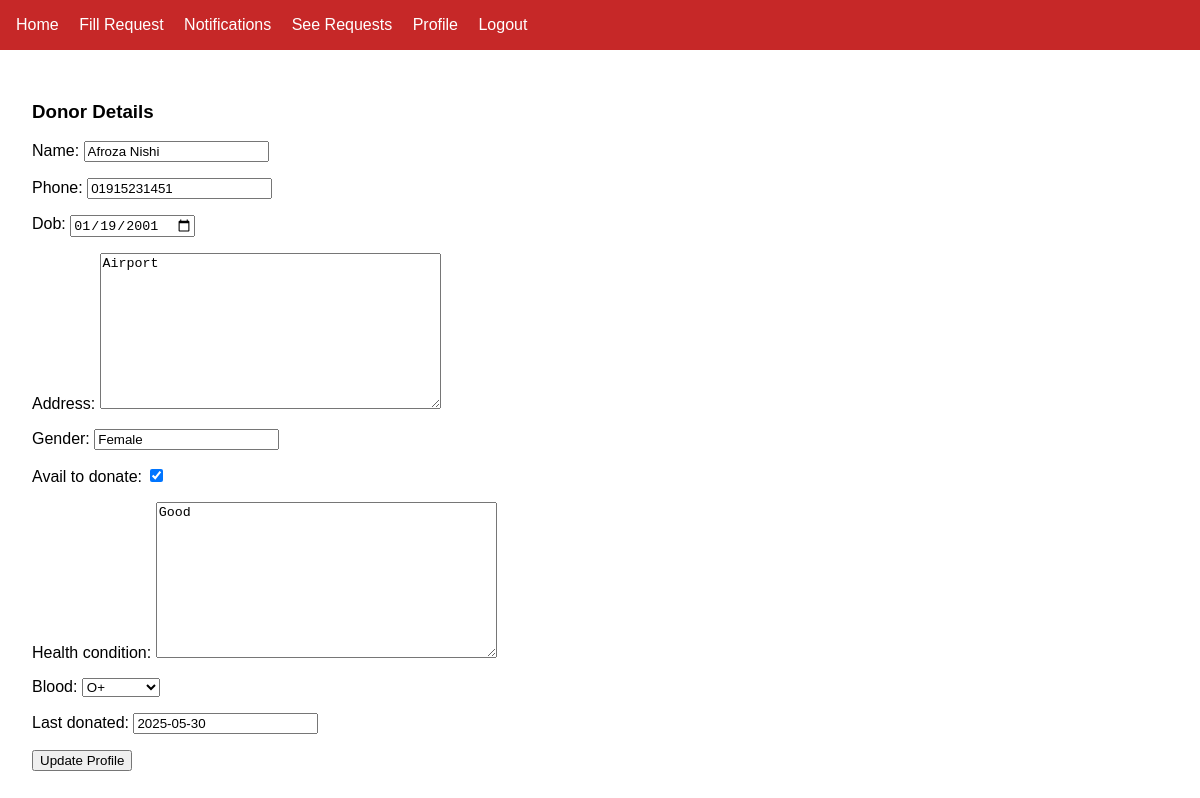
The app's page /profile/edit/ (signed in) with its own data.
### myapp/models.py (models this page shows, shortened)
class Donor(models.Model):
    user = models.OneToOneField(User, on_delete=models.CASCADE, null=True, blank=True)
    name = models.CharField(max_length=100)
    phone = models.CharField(max_length=15)
    dob = models.DateField()
    address = models.TextField()
    gender = models.CharField(max_length=10)
    avail_to_donate = models.BooleanField(default=True)
    donate_number = models.IntegerField(default=0)
    health_condition = models.TextField()
    blood = models.ForeignKey(Blood, on_delete=models.CASCADE)
    last_donated = models.DateField(null=True, blank=True)

### myapp/views.py (the view)
# urls.py: path('profile/edit/', views.edit_donor_profile, name='edit_donor_profile'),
@login_required
def edit_donor_profile(request):
    user = request.user
    donor = Donor.objects.filter(user=user).first()
    if request.method == 'POST':
        form = DonorProfileForm(request.POST, instance=donor)
        if form.is_valid():
            donor = form.save(commit=False)
            donor.user = user
            donor.save()
            return redirect('donor_profile')
    else:
        form = DonorProfileForm(instance=donor)
    return render(request, 'donor/edit_donor_profile.html', {
        'user': user,
        'form': form,
        'donor': donor,
    })

### myapp/forms.py
class DonorProfileForm(forms.ModelForm):
    class Meta:
        model = Donor
        fields = [
            'name', 'phone', 'dob', 'address', 'gender',
            'avail_to_donate', 'health_condition', 'blood',
            'last_donated'
        ]
        widgets = {
            'dob': forms.DateInput(attrs={'type': 'date'}),
        }

### myapp/context_processors.py (called while the page is built)
def notifications_processor(request):
    if request.user.is_authenticated:
        unread_notifications = request.user.recipient_notifications.filter(is_read=False)
        return {
            'notifications': request.user.recipient_notifications.order_by('-created_at')[:5],
            'unread_count': unread_notifications.count(),
        }
    return {}

### myapp/models.py (called while the page is built)
    def __str__(self):
        return self.blood_group

### myapp/templates/donor/edit_donor_profile.html (shortened to what this page needs)
{% extends "base.html" %}
{% block content %}
<div class="max-w-2xl mx-auto py-8 px-4">
    {% if user.role == 'donor' %}
        <h3 class="mt-6 text-lg font-semibold text-gray-700">Donor Details</h3>
        <form method="post" class="space-y-4 mt-4">
            {{ form.as_p }}
            <button type="submit" class="bg-red-600 text-white px-4 py-2 rounded hover:bg-red-700">
                Update Profile
            </button>
        </form>
    {% endif %}
</div>
{% endblock %}

### myapp/templates/base.html (style rules this page uses)
body { font-family: Arial, sans-serif; margin: 0; padding: 0; }

### records on screen
Donor: name "Afroza Nishi", phone "01915231451", dob "01/19/2001", address "Airport", gender "Female", avail_to_donate "☑", health_condition "Good", blood "O+", last_donated "2025-05-30"
